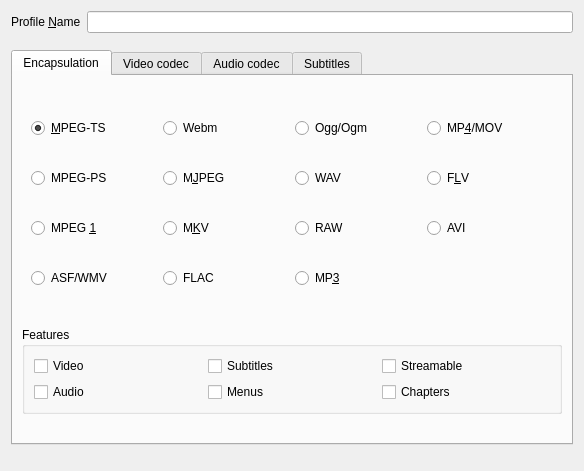
<?xml version="1.0" encoding="UTF-8"?>
<ui version="4.0">
 <class>Profiles</class>
 <widget class="QWidget" name="Profiles">
  <property name="geometry">
   <rect>
    <x>0</x>
    <y>0</y>
    <width>584</width>
    <height>471</height>
   </rect>
  </property>
  <property name="windowTitle">
   <string>Profile edition</string>
  </property>
  <layout class="QFormLayout" name="formLayout_4">
   <item row="3" column="0" colspan="2">
    <widget class="QTabWidget" name="tabWidget">
     <property name="sizePolicy">
      <sizepolicy hsizetype="Preferred" vsizetype="Preferred">
       <horstretch>0</horstretch>
       <verstretch>0</verstretch>
      </sizepolicy>
     </property>
     <property name="currentIndex">
      <number>0</number>
     </property>
     <widget class="QWidget" name="muxertab">
      <attribute name="title">
       <string>Encapsulation</string>
      </attribute>
      <layout class="QVBoxLayout" name="verticalLayout">
       <item>
        <widget class="QWidget" name="muxer" native="true">
         <property name="sizePolicy">
          <sizepolicy hsizetype="Expanding" vsizetype="Preferred">
           <horstretch>0</horstretch>
           <verstretch>0</verstretch>
          </sizepolicy>
         </property>
         <layout class="QGridLayout" name="gridLayout_5">
          <item row="3" column="1">
           <widget class="QRadioButton" name="FLACMux">
            <property name="text">
             <string>FLAC</string>
            </property>
            <attribute name="buttonGroup">
             <string notr="true">buttonGroup</string>
            </attribute>
           </widget>
          </item>
          <item row="0" column="3">
           <widget class="QRadioButton" name="MOVMux">
            <property name="text">
             <string>MP&amp;4/MOV</string>
            </property>
            <attribute name="buttonGroup">
             <string notr="true">buttonGroup</string>
            </attribute>
           </widget>
          </item>
          <item row="0" column="2">
           <widget class="QRadioButton" name="OggMux">
            <property name="text">
             <string>Ogg/Ogm</string>
            </property>
            <attribute name="buttonGroup">
             <string notr="true">buttonGroup</string>
            </attribute>
           </widget>
          </item>
          <item row="2" column="1">
           <widget class="QRadioButton" name="MKVMux">
            <property name="text">
             <string>M&amp;KV</string>
            </property>
            <attribute name="buttonGroup">
             <string notr="true">buttonGroup</string>
            </attribute>
           </widget>
          </item>
          <item row="1" column="1">
           <widget class="QRadioButton" name="MJPEGMux">
            <property name="text">
             <string>M&amp;JPEG</string>
            </property>
            <attribute name="buttonGroup">
             <string notr="true">buttonGroup</string>
            </attribute>
           </widget>
          </item>
          <item row="1" column="0">
           <widget class="QRadioButton" name="PSMux">
            <property name="text">
             <string>MPEG-PS</string>
            </property>
            <attribute name="buttonGroup">
             <string notr="true">buttonGroup</string>
            </attribute>
           </widget>
          </item>
          <item row="1" column="3">
           <widget class="QRadioButton" name="FLVMux">
            <property name="text">
             <string>F&amp;LV</string>
            </property>
            <attribute name="buttonGroup">
             <string notr="true">buttonGroup</string>
            </attribute>
           </widget>
          </item>
          <item row="0" column="0">
           <widget class="QRadioButton" name="TSMux">
            <property name="text">
             <string>&amp;MPEG-TS</string>
            </property>
            <property name="checked">
             <bool>true</bool>
            </property>
            <attribute name="buttonGroup">
             <string notr="true">buttonGroup</string>
            </attribute>
           </widget>
          </item>
          <item row="2" column="2">
           <widget class="QRadioButton" name="RAWMux">
            <property name="text">
             <string>RAW</string>
            </property>
            <attribute name="buttonGroup">
             <string notr="true">buttonGroup</string>
            </attribute>
           </widget>
          </item>
          <item row="1" column="2">
           <widget class="QRadioButton" name="WAVMux">
            <property name="text">
             <string>WAV</string>
            </property>
            <attribute name="buttonGroup">
             <string notr="true">buttonGroup</string>
            </attribute>
           </widget>
          </item>
          <item row="0" column="1">
           <widget class="QRadioButton" name="WEBMux">
            <property name="text">
             <string>Webm</string>
            </property>
            <attribute name="buttonGroup">
             <string notr="true">buttonGroup</string>
            </attribute>
           </widget>
          </item>
          <item row="2" column="0">
           <widget class="QRadioButton" name="MPEG1Mux">
            <property name="text">
             <string>MPEG &amp;1</string>
            </property>
            <attribute name="buttonGroup">
             <string notr="true">buttonGroup</string>
            </attribute>
           </widget>
          </item>
          <item row="2" column="3">
           <widget class="QRadioButton" name="AVIMux">
            <property name="text">
             <string>AVI</string>
            </property>
            <attribute name="buttonGroup">
             <string notr="true">buttonGroup</string>
            </attribute>
           </widget>
          </item>
          <item row="3" column="0">
           <widget class="QRadioButton" name="ASFMux">
            <property name="text">
             <string>ASF/WMV</string>
            </property>
            <attribute name="buttonGroup">
             <string notr="true">buttonGroup</string>
            </attribute>
           </widget>
          </item>
          <item row="3" column="2">
           <widget class="QRadioButton" name="MP3Mux">
            <property name="text">
             <string>MP&amp;3</string>
            </property>
            <attribute name="buttonGroup">
             <string notr="true">buttonGroup</string>
            </attribute>
           </widget>
          </item>
         </layout>
        </widget>
       </item>
       <item>
        <widget class="QGroupBox" name="muxcaps">
         <property name="sizePolicy">
          <sizepolicy hsizetype="Preferred" vsizetype="Maximum">
           <horstretch>0</horstretch>
           <verstretch>0</verstretch>
          </sizepolicy>
         </property>
         <property name="title">
          <string>Features</string>
         </property>
         <layout class="QGridLayout" name="gridLayout_7">
          <item row="0" column="3">
           <widget class="YesNoCheckBox" name="capsubs">
            <property name="focusPolicy">
             <enum>Qt::NoFocus</enum>
            </property>
            <property name="text">
             <string>Subtitles</string>
            </property>
           </widget>
          </item>
          <item row="0" column="4">
           <widget class="YesNoCheckBox" name="capstream">
            <property name="focusPolicy">
             <enum>Qt::NoFocus</enum>
            </property>
            <property name="text">
             <string>Streamable</string>
            </property>
           </widget>
          </item>
          <item row="2" column="4">
           <widget class="YesNoCheckBox" name="capchaps">
            <property name="focusPolicy">
             <enum>Qt::NoFocus</enum>
            </property>
            <property name="text">
             <string>Chapters</string>
            </property>
           </widget>
          </item>
          <item row="2" column="0">
           <widget class="YesNoCheckBox" name="capaudio">
            <property name="focusPolicy">
             <enum>Qt::NoFocus</enum>
            </property>
            <property name="text">
             <string>Audio</string>
            </property>
           </widget>
          </item>
          <item row="0" column="0">
           <widget class="YesNoCheckBox" name="capvideo">
            <property name="focusPolicy">
             <enum>Qt::NoFocus</enum>
            </property>
            <property name="text">
             <string>Video</string>
            </property>
           </widget>
          </item>
          <item row="2" column="3">
           <widget class="YesNoCheckBox" name="capmenu">
            <property name="focusPolicy">
             <enum>Qt::NoFocus</enum>
            </property>
            <property name="text">
             <string>Menus</string>
            </property>
           </widget>
          </item>
         </layout>
        </widget>
       </item>
       <item>
        <widget class="QLabel" name="muxerwarning">
         <property name="sizePolicy">
          <sizepolicy hsizetype="Preferred" vsizetype="Maximum">
           <horstretch>0</horstretch>
           <verstretch>0</verstretch>
          </sizepolicy>
         </property>
         <property name="styleSheet">
          <string notr="true"/>
         </property>
         <property name="text">
          <string/>
         </property>
        </widget>
       </item>
      </layout>
     </widget>
     <widget class="QWidget" name="videoCodec">
      <property name="enabled">
       <bool>true</bool>
      </property>
      <attribute name="title">
       <string>Video codec</string>
      </attribute>
      <layout class="QVBoxLayout" name="verticalLayout_2">
       <property name="spacing">
        <number>6</number>
       </property>
       <item>
        <widget class="QGroupBox" name="valueholder_video_enable">
         <property name="title">
          <string>Video</string>
         </property>
         <property name="flat">
          <bool>true</bool>
         </property>
         <property name="checkable">
          <bool>true</bool>
         </property>
         <property name="checked">
          <bool>true</bool>
         </property>
         <layout class="QVBoxLayout" name="verticalLayout_5">
          <property name="leftMargin">
           <number>0</number>
          </property>
          <property name="rightMargin">
           <number>0</number>
          </property>
          <item>
           <widget class="QCheckBox" name="valueholder_video_copy">
            <property name="text">
             <string>Keep original video track</string>
            </property>
           </widget>
          </item>
          <item>
           <widget class="QTabWidget" name="transcodevideo">
            <property name="currentIndex">
             <number>0</number>
            </property>
            <widget class="QWidget" name="tab_1">
             <attribute name="title">
              <string>Encoding parameters</string>
             </attribute>
             <layout class="QFormLayout" name="formLayout_2">
              <property name="fieldGrowthPolicy">
               <enum>QFormLayout::AllNonFixedFieldsGrow</enum>
              </property>
              <item row="0" column="0">
               <widget class="QLabel" name="vCodecLabel">
                <property name="enabled">
                 <bool>true</bool>
                </property>
                <property name="text">
                 <string>Codec</string>
                </property>
                <property name="buddy">
                 <cstring>valueholder_video_codec</cstring>
                </property>
               </widget>
              </item>
              <item row="0" column="1">
               <widget class="QComboBox" name="valueholder_video_codec">
                <property name="editable">
                 <bool>false</bool>
                </property>
               </widget>
              </item>
              <item row="1" column="0">
               <widget class="QLabel" name="vBitrateLabel">
                <property name="text">
                 <string>Bitrate</string>
                </property>
                <property name="buddy">
                 <cstring>valueholder_vcodec_bitrate</cstring>
                </property>
               </widget>
              </item>
              <item row="3" column="0">
               <widget class="QLabel" name="vFrameLabel">
                <property name="text">
                 <string>Fra&amp;me Rate</string>
                </property>
                <property name="buddy">
                 <cstring>valueholder_vcodec_framerate</cstring>
                </property>
               </widget>
              </item>
              <item row="3" column="1">
               <widget class="QDoubleSpinBox" name="valueholder_vcodec_framerate">
                <property name="alignment">
                 <set>Qt::AlignRight|Qt::AlignTrailing|Qt::AlignVCenter</set>
                </property>
                <property name="specialValueText">
                 <string>Same as source</string>
                </property>
                <property name="prefix">
                 <string/>
                </property>
                <property name="suffix">
                 <string> fps</string>
                </property>
               </widget>
              </item>
              <item row="4" column="0">
               <widget class="QLabel" name="label_4">
                <property name="text">
                 <string>Custom options</string>
                </property>
                <property name="buddy">
                 <cstring>valueholder_vcodec_custom</cstring>
                </property>
               </widget>
              </item>
              <item row="4" column="1">
               <widget class="QLineEdit" name="valueholder_vcodec_custom"/>
              </item>
              <item row="2" column="0">
               <widget class="QLabel" name="label_3">
                <property name="sizePolicy">
                 <sizepolicy hsizetype="Maximum" vsizetype="Preferred">
                  <horstretch>0</horstretch>
                  <verstretch>0</verstretch>
                 </sizepolicy>
                </property>
                <property name="text">
                 <string>&amp;Quality</string>
                </property>
                <property name="buddy">
                 <cstring>valueholder_vcodec_qp</cstring>
                </property>
               </widget>
              </item>
              <item row="2" column="1">
               <widget class="QSpinBox" name="valueholder_vcodec_qp">
                <property name="alignment">
                 <set>Qt::AlignRight|Qt::AlignTrailing|Qt::AlignVCenter</set>
                </property>
                <property name="specialValueText">
                 <string>Not Used</string>
                </property>
               </widget>
              </item>
              <item row="1" column="1">
               <widget class="QSpinBox" name="valueholder_vcodec_bitrate">
                <property name="alignment">
                 <set>Qt::AlignRight|Qt::AlignTrailing|Qt::AlignVCenter</set>
                </property>
                <property name="specialValueText">
                 <string>Not Used</string>
                </property>
                <property name="accelerated">
                 <bool>true</bool>
                </property>
                <property name="suffix">
                 <string> kb/s</string>
                </property>
                <property name="minimum">
                 <number>0</number>
                </property>
                <property name="maximum">
                 <number>32768</number>
                </property>
                <property name="singleStep">
                 <number>16</number>
                </property>
                <property name="value">
                 <number>800</number>
                </property>
               </widget>
              </item>
             </layout>
            </widget>
            <widget class="QWidget" name="tab">
             <attribute name="title">
              <string>Resolution</string>
             </attribute>
             <layout class="QFormLayout" name="formLayout_6">
              <property name="fieldGrowthPolicy">
               <enum>QFormLayout::AllNonFixedFieldsGrow</enum>
              </property>
              <item row="0" column="0" colspan="2">
               <widget class="QLabel" name="label">
                <property name="sizePolicy">
                 <sizepolicy hsizetype="Preferred" vsizetype="Minimum">
                  <horstretch>0</horstretch>
                  <verstretch>0</verstretch>
                 </sizepolicy>
                </property>
                <property name="text">
                 <string>You just need to fill one of the three following parameters, VLC will autodetect the other using the original aspect ratio</string>
                </property>
                <property name="wordWrap">
                 <bool>true</bool>
                </property>
               </widget>
              </item>
              <item row="2" column="0">
               <widget class="QLabel" name="vScaleLabel">
                <property name="text">
                 <string>Scale</string>
                </property>
                <property name="buddy">
                 <cstring>valueholder_vcodec_scale</cstring>
                </property>
               </widget>
              </item>
              <item row="2" column="1">
               <widget class="QComboBox" name="valueholder_vcodec_scale">
                <property name="editable">
                 <bool>true</bool>
                </property>
               </widget>
              </item>
              <item row="3" column="0">
               <widget class="QLabel" name="Framesize">
                <property name="text">
                 <string>Frame size</string>
                </property>
               </widget>
              </item>
              <item row="3" column="1">
               <layout class="QHBoxLayout" name="horizontalLayout">
                <item>
                 <widget class="QLabel" name="widthLabel">
                  <property name="text">
                   <string>Width</string>
                  </property>
                  <property name="alignment">
                   <set>Qt::AlignRight|Qt::AlignTrailing|Qt::AlignVCenter</set>
                  </property>
                  <property name="buddy">
                   <cstring>valueholder_vcodec_width</cstring>
                  </property>
                 </widget>
                </item>
                <item>
                 <widget class="QSpinBox" name="valueholder_vcodec_width">
                  <property name="specialValueText">
                   <string>Auto</string>
                  </property>
                  <property name="suffix">
                   <string>px</string>
                  </property>
                  <property name="maximum">
                   <number>9999</number>
                  </property>
                  <property name="singleStep">
                   <number>8</number>
                  </property>
                 </widget>
                </item>
                <item>
                 <widget class="QLabel" name="heightLabel">
                  <property name="text">
                   <string>Height</string>
                  </property>
                  <property name="alignment">
                   <set>Qt::AlignRight|Qt::AlignTrailing|Qt::AlignVCenter</set>
                  </property>
                  <property name="buddy">
                   <cstring>valueholder_vcodec_height</cstring>
                  </property>
                 </widget>
                </item>
                <item>
                 <widget class="QSpinBox" name="valueholder_vcodec_height">
                  <property name="specialValueText">
                   <string>Auto</string>
                  </property>
                  <property name="suffix">
                   <string>px</string>
                  </property>
                  <property name="maximum">
                   <number>9999</number>
                  </property>
                  <property name="singleStep">
                   <number>8</number>
                  </property>
                 </widget>
                </item>
               </layout>
              </item>
             </layout>
            </widget>
            <widget class="QWidget" name="tab_2">
             <attribute name="title">
              <string>Filters</string>
             </attribute>
             <layout class="QGridLayout" name="gridLayout">
              <item row="0" column="0" rowspan="2">
               <widget class="QListWidget" name="valueholder_video_filters"/>
              </item>
             </layout>
            </widget>
           </widget>
          </item>
         </layout>
        </widget>
       </item>
      </layout>
     </widget>
     <widget class="QWidget" name="audioCodec">
      <attribute name="title">
       <string>Audio codec</string>
      </attribute>
      <layout class="QVBoxLayout" name="verticalLayout_3">
       <item>
        <widget class="QGroupBox" name="valueholder_audio_enable">
         <property name="title">
          <string>Audio</string>
         </property>
         <property name="flat">
          <bool>true</bool>
         </property>
         <property name="checkable">
          <bool>true</bool>
         </property>
         <layout class="QVBoxLayout" name="verticalLayout_6">
          <property name="leftMargin">
           <number>0</number>
          </property>
          <property name="rightMargin">
           <number>0</number>
          </property>
          <item>
           <widget class="QCheckBox" name="valueholder_audio_copy">
            <property name="text">
             <string>Keep original audio track</string>
            </property>
           </widget>
          </item>
          <item>
           <widget class="QTabWidget" name="transcodeaudio">
            <property name="currentIndex">
             <number>0</number>
            </property>
            <widget class="QWidget" name="tab_3">
             <attribute name="title">
              <string>Encoding parameters</string>
             </attribute>
             <layout class="QFormLayout" name="formLayout">
              <item row="0" column="0">
               <widget class="QLabel" name="aCodecLabel">
                <property name="text">
                 <string>Codec</string>
                </property>
                <property name="buddy">
                 <cstring>valueholder_audio_codec</cstring>
                </property>
               </widget>
              </item>
              <item row="0" column="1">
               <widget class="QComboBox" name="valueholder_audio_codec"/>
              </item>
              <item row="1" column="0">
               <widget class="QLabel" name="aBitrateLabel">
                <property name="text">
                 <string>Bitrate</string>
                </property>
                <property name="buddy">
                 <cstring>valueholder_acodec_bitrate</cstring>
                </property>
               </widget>
              </item>
              <item row="2" column="0">
               <widget class="QLabel" name="aChannelsLabel">
                <property name="text">
                 <string>Channels</string>
                </property>
                <property name="buddy">
                 <cstring>valueholder_acodec_channels</cstring>
                </property>
               </widget>
              </item>
              <item row="1" column="1">
               <widget class="QSpinBox" name="valueholder_acodec_bitrate">
                <property name="alignment">
                 <set>Qt::AlignRight|Qt::AlignTrailing|Qt::AlignVCenter</set>
                </property>
                <property name="suffix">
                 <string> kb/s</string>
                </property>
                <property name="minimum">
                 <number>8</number>
                </property>
                <property name="maximum">
                 <number>512</number>
                </property>
                <property name="value">
                 <number>128</number>
                </property>
               </widget>
              </item>
              <item row="2" column="1">
               <widget class="QSpinBox" name="valueholder_acodec_channels">
                <property name="alignment">
                 <set>Qt::AlignRight|Qt::AlignTrailing|Qt::AlignVCenter</set>
                </property>
                <property name="minimum">
                 <number>1</number>
                </property>
                <property name="maximum">
                 <number>10</number>
                </property>
                <property name="value">
                 <number>2</number>
                </property>
               </widget>
              </item>
              <item row="3" column="0">
               <widget class="QLabel" name="aSampleLabel">
                <property name="text">
                 <string>Sa&amp;mple Rate</string>
                </property>
                <property name="buddy">
                 <cstring>valueholder_acodec_samplerate</cstring>
                </property>
               </widget>
              </item>
              <item row="3" column="1">
               <widget class="QComboBox" name="valueholder_acodec_samplerate"/>
              </item>
             </layout>
            </widget>
            <widget class="QWidget" name="tab_4">
             <attribute name="title">
              <string>Filters</string>
             </attribute>
             <layout class="QGridLayout" name="gridLayout_2">
              <item row="0" column="0" rowspan="2">
               <widget class="QListWidget" name="valueholder_audio_filters"/>
              </item>
             </layout>
            </widget>
           </widget>
          </item>
         </layout>
        </widget>
       </item>
       <item>
        <spacer name="verticalSpacer">
         <property name="orientation">
          <enum>Qt::Vertical</enum>
         </property>
         <property name="sizeHint" stdset="0">
          <size>
           <width>20</width>
           <height>40</height>
          </size>
         </property>
        </spacer>
       </item>
      </layout>
     </widget>
     <widget class="QWidget" name="subtitles">
      <attribute name="title">
       <string>Subtitles</string>
      </attribute>
      <layout class="QVBoxLayout" name="verticalLayout_4">
       <item>
        <widget class="QGroupBox" name="valueholder_subtitles_enable">
         <property name="title">
          <string>Subtitles</string>
         </property>
         <property name="flat">
          <bool>true</bool>
         </property>
         <property name="checkable">
          <bool>true</bool>
         </property>
         <layout class="QFormLayout" name="formLayout_5">
          <item row="0" column="0">
           <widget class="QLabel" name="label_2">
            <property name="text">
             <string>Codec</string>
            </property>
            <property name="buddy">
             <cstring>valueholder_subtitles_codec</cstring>
            </property>
           </widget>
          </item>
          <item row="0" column="1">
           <widget class="QComboBox" name="valueholder_subtitles_codec"/>
          </item>
          <item row="1" column="0" colspan="2">
           <widget class="QCheckBox" name="valueholder_subtitles_overlay">
            <property name="text">
             <string>Overlay subtitles on the video</string>
            </property>
           </widget>
          </item>
         </layout>
        </widget>
       </item>
      </layout>
     </widget>
    </widget>
   </item>
   <item row="4" column="1">
    <widget class="QDialogButtonBox" name="buttonBox"/>
   </item>
   <item row="1" column="1">
    <widget class="QLineEdit" name="profileLine"/>
   </item>
   <item row="1" column="0">
    <widget class="QLabel" name="label_5">
     <property name="text">
      <string>Profile &amp;Name</string>
     </property>
     <property name="buddy">
      <cstring>profileLine</cstring>
     </property>
    </widget>
   </item>
   <item row="2" column="0" colspan="2">
    <spacer name="verticalSpacer_2">
     <property name="orientation">
      <enum>Qt::Vertical</enum>
     </property>
     <property name="sizeType">
      <enum>QSizePolicy::Fixed</enum>
     </property>
     <property name="sizeHint" stdset="0">
      <size>
       <width>20</width>
       <height>5</height>
      </size>
     </property>
    </spacer>
   </item>
  </layout>
 </widget>
 <customwidgets>
  <customwidget>
   <class>YesNoCheckBox</class>
   <extends>QCheckBox</extends>
   <header>widgets/native/customwidgets.hpp</header>
  </customwidget>
 </customwidgets>
 <tabstops>
  <tabstop>profileLine</tabstop>
  <tabstop>tabWidget</tabstop>
  <tabstop>TSMux</tabstop>
  <tabstop>WEBMux</tabstop>
  <tabstop>OggMux</tabstop>
  <tabstop>MOVMux</tabstop>
  <tabstop>PSMux</tabstop>
  <tabstop>MJPEGMux</tabstop>
  <tabstop>WAVMux</tabstop>
  <tabstop>FLVMux</tabstop>
  <tabstop>MPEG1Mux</tabstop>
  <tabstop>MKVMux</tabstop>
  <tabstop>RAWMux</tabstop>
  <tabstop>AVIMux</tabstop>
  <tabstop>ASFMux</tabstop>
  <tabstop>FLACMux</tabstop>
  <tabstop>MP3Mux</tabstop>
  <tabstop>valueholder_video_enable</tabstop>
  <tabstop>valueholder_video_copy</tabstop>
  <tabstop>transcodevideo</tabstop>
  <tabstop>valueholder_video_codec</tabstop>
  <tabstop>valueholder_vcodec_bitrate</tabstop>
  <tabstop>valueholder_vcodec_qp</tabstop>
  <tabstop>valueholder_vcodec_framerate</tabstop>
  <tabstop>valueholder_vcodec_custom</tabstop>
  <tabstop>valueholder_vcodec_scale</tabstop>
  <tabstop>valueholder_vcodec_width</tabstop>
  <tabstop>valueholder_vcodec_height</tabstop>
  <tabstop>valueholder_video_filters</tabstop>
  <tabstop>valueholder_audio_enable</tabstop>
  <tabstop>valueholder_audio_copy</tabstop>
  <tabstop>transcodeaudio</tabstop>
  <tabstop>valueholder_audio_codec</tabstop>
  <tabstop>valueholder_acodec_bitrate</tabstop>
  <tabstop>valueholder_acodec_channels</tabstop>
  <tabstop>valueholder_acodec_samplerate</tabstop>
  <tabstop>valueholder_audio_filters</tabstop>
  <tabstop>valueholder_subtitles_enable</tabstop>
  <tabstop>valueholder_subtitles_codec</tabstop>
  <tabstop>valueholder_subtitles_overlay</tabstop>
 </tabstops>
 <resources/>
 <connections/>
 <buttongroups>
  <buttongroup name="buttonGroup"/>
 </buttongroups>
</ui>
